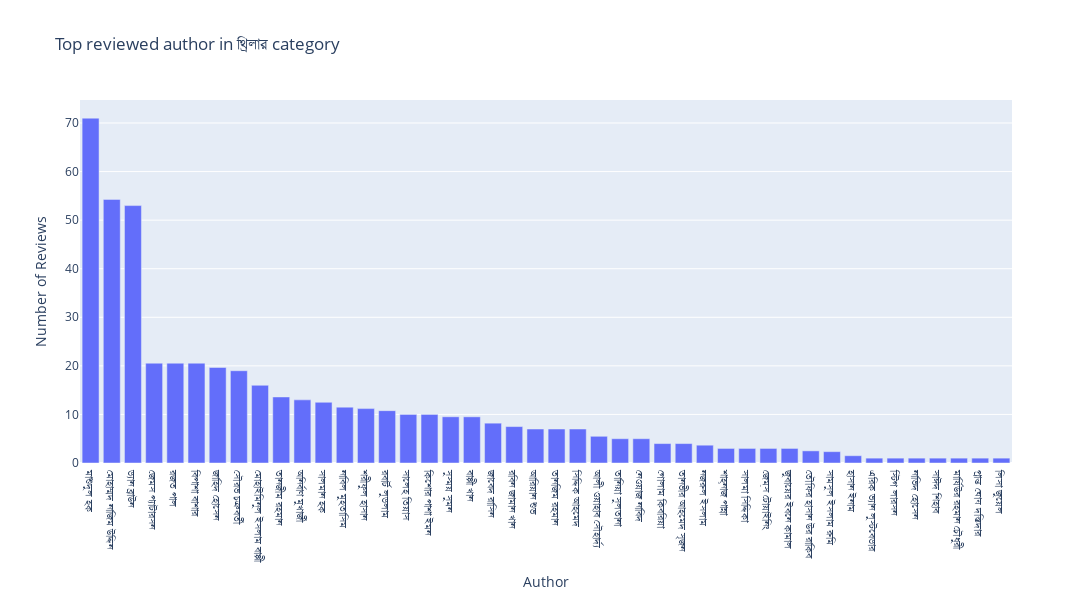

Notebook code for this chart:
### Code cell
title_reveiew_stat = category_stats.groupby('Author')['Number of Reviews'].mean().reset_index()

# Sort to find categories with highest average discount percentages
highest_title_reveiew_stat = title_reveiew_stat.sort_values(by='Number of Reviews', ascending=False)

# Plotting using Plotly
fig = px.bar(highest_title_reveiew_stat, x='Author', y='Number of Reviews',
             title='Top reviewed author in থ্রিলার category',
             labels={'Author': 'Author', 'Number of Reviews': 'Number of Reviews'})

# Adjust the figure size
fig.update_layout(
    width=1300,  # Set the width of the figure
    height=600   # Set the height of the figure
)
fig.show()

### Figure 1 — Plotly figure (JSON) as saved in the notebook; plotly's stock layout.template omitted (floating-point values rounded to 4 significant figures)
{"data": [{"alignmentgroup": "True", "hovertemplate": "Author=%{x}<br>Number of Reviews=%{y}<extra></extra>", "legendgroup": "", "marker": {"color": "#636efa", "pattern": {"shape": ""}}, "name": "", "offsetgroup": "", "orientation": "v", "showlegend": false, "textposition": "auto", "type": "bar", "x": ["মাশুদুল হক", "মোহাম্মদ নাজিম উদ্দিন", "ড্যান ব্রাউন", "জেমস প্যাটারসন", "রজত পাল", "বিপাশা বাশার", "জাহিদ হোসেন", "সৌরভ চক্রবর্তী", "মোহাইমিনুল ইসলাম বাপ্পী", "তানজীম রহমান", "অনির্বাণ মুখার্জী", "সালমান হক", "নাবিল মুহতাসিম", "শরীফুল হাসান", "রবার্ট লুডলাম", "সালেহ তিয়াস", "কিশোর পাশা ইমন", "সুস্ময় সুমন", "বাপ্পী খান", "জাবেদ রাসিন", "রবিন জামান খান", "আরিয়ান শুভ", "তানজিম রহমান", "সিদ্দিক আহমেদ", "আলী ওয়াহাব সৌহার্দ্য", "তানিয়া সুলতানা", "নেওয়াজ নাবিদ", "গোলাম কিবরিয়া", "তানভীর আহমেদ সৃজন", "নজরুল ইসলাম", "শাহ্নাজ পান্না", "সালমা সিদ্দিকা", "জেম্স টোয়াইনিং", "জুবায়ের ইবনে কামাল", "তৌফির হাসান উর রাকিব", "সামসুল ইসলাম রুমি", "হাসান ইনাম", "এরিক ভ্যান লুস্টবেডার", "স্টিগ লারসন", "নাভিদ হোসেন", "সাঈদ শিহাব", "মার্যিউর রহমান চৌধুরী", "প্রান্ত ঘোষ দস্তিদার", "লিসা জুয়েল"], "xaxis": "x", "y": [71, 54.27, 53, 20.55, 20.55, 20.55, 19.67, 19, 16, 13.6, 13, 12.5, 11.5, 11.2, 10.77, 10, 10, 9.516, 9.51, 8.2, 7.5, 7, 7, 7, 5.5, 5, 5, 4, 4, 3.667, 3, 3, 3, 3, 2.5, 2.333, 1.5, 1, 1, 1, 1, 1, 1, 1], "yaxis": "y"}], "layout": {"barmode": "relative", "height": 600, "legend": {"tracegroupgap": 0}, "title": {"text": "Top reviewed author in থ্রিলার category"}, "width": 1300, "xaxis": {"anchor": "y", "domain": [0, 1], "title": {"text": "Author"}}, "yaxis": {"anchor": "x", "domain": [0, 1], "title": {"text": "Number of Reviews"}}}}
